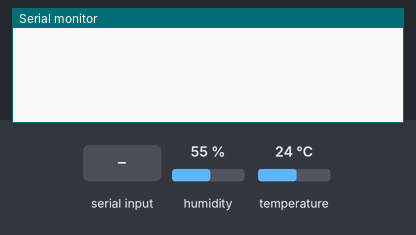
The sketch below on a simulated Arduino Uno, built with avr-gcc and run on an emulated ATmega328P. Shown: the last lines printed to the serial monitor. Inputs (shaded band) come from the test bench; at power-on: humidity 55 %, temperature 24 °C.

Above: at 1.2 s.
1.3 s: "1" received over Serial
At 3.0 s:
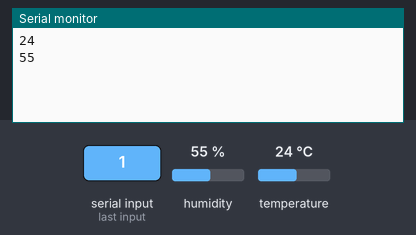
3.3 s: "0" received over Serial
At 4.6 s:
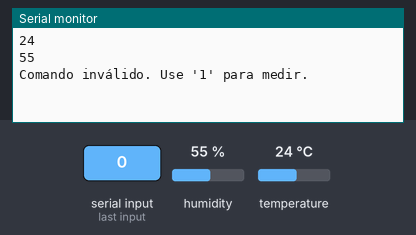

The sketch:

DadosClima.ino
```cpp
#include <DHT11.h>

// Definição de constantes
const int DHT11_PIN = 12;    // Pino de dados do DHT11
const int BAUD_RATE = 9600;  // Taxa de comunicação serial
const char MEASURE_COMMAND = '1';  // Comando para iniciar a medição

// Inicializa o sensor DHT11
DHT11 dht11(DHT11_PIN);

// Configuração inicial do Arduino
void setup() {
  Serial.begin(BAUD_RATE);  // Inicia a comunicação serial
  while (!Serial) {
    ;  // Aguarda a inicialização da porta serial
  }
}

// Função para ler e enviar dados do sensor
void readAndSendSensorData() {
  int temperature = 0;
  int humidity = 0;
  int result = dht11.readTemperatureHumidity(temperature, humidity);

  if (result == 0) {
    // Envia a temperatura e umidade para o computador
    Serial.println(temperature);
    Serial.println(humidity);
  } else {
    // Função para lidar com erro do sensor
    handleSensorError(result);
  }
}

// Função para lidar com erros de leitura do sensor
void handleSensorError(int errorCode) {
  Serial.print("Erro no sensor DHT11: ");
  Serial.println(DHT11::getErrorString(errorCode));
}

// Loop principal do Arduino
void loop() {
  if (Serial.available() > 0) {  // Verifica se há dados disponíveis na porta serial
    char command = Serial.read();  // Lê o comando recebido

    if (command == MEASURE_COMMAND) {  // Verifica se o comando é válido
      readAndSendSensorData();  // Lê os dados do sensor e os envia
    } else {
      Serial.println("Comando inválido. Use '1' para medir.");
    }
  }
}
```

Measured:
- after the input at 1.3 s, the serial monitor: prints a new line after 0.52 s (image 1)
- after the input at 3.3 s, the serial monitor: prints a new line at once (image 2)
